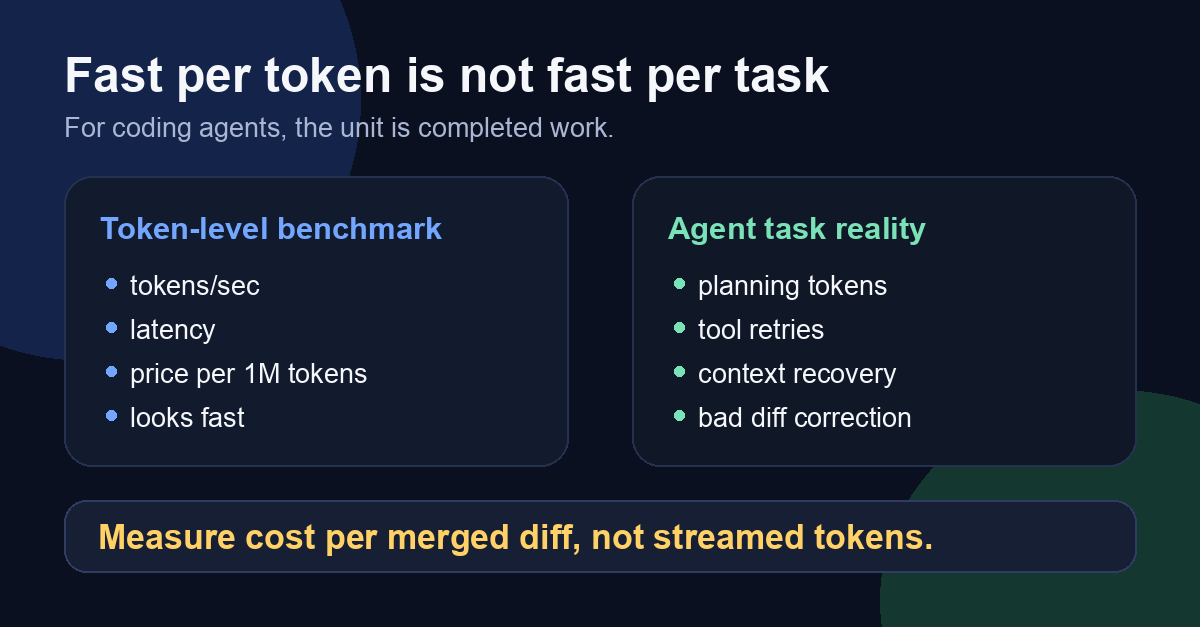

Python code for this plot:
"""
Visual card: Gemini Flash and cost per completed task.
Run: python assets/diagrams/2026-05-20-gemini-flash-cost-per-task.py
Output: assets/diagrams/2026-05-20-gemini-flash-cost-per-task.png
"""

from pathlib import Path

from PIL import Image, ImageDraw, ImageFont


OUT = Path(__file__).with_suffix(".png")
W, H = 1200, 627

BG = "#0B1020"
PANEL = "#121A2E"
PANEL_2 = "#101827"
BORDER = "#24314F"
TEXT = "#F5F7FB"
MUTED = "#AAB6D3"
BLUE = "#73A7FF"
GREEN = "#79E2B6"
YELLOW = "#FFD166"


def font(size: int, bold: bool = False) -> ImageFont.FreeTypeFont:
    candidates = [
        "/System/Library/Fonts/Supplemental/Arial Bold.ttf" if bold else "/System/Library/Fonts/Supplemental/Arial.ttf",
        "/Library/Fonts/Arial Bold.ttf" if bold else "/Library/Fonts/Arial.ttf",
        "/System/Library/Fonts/SFNS.ttf",
        "/usr/share/fonts/truetype/dejavu/DejaVuSans-Bold.ttf" if bold else "/usr/share/fonts/truetype/dejavu/DejaVuSans.ttf",
    ]
    for path in candidates:
        try:
            return ImageFont.truetype(path, size)
        except OSError:
            continue
    return ImageFont.load_default()


def rounded(draw: ImageDraw.ImageDraw, box, radius, fill, outline=None, width=1):
    draw.rounded_rectangle(box, radius=radius, fill=fill, outline=outline, width=width)


def bullet(draw: ImageDraw.ImageDraw, x: int, y: int, text: str, accent: str):
    draw.ellipse((x, y + 8, x + 10, y + 18), fill=accent)
    draw.text((x + 24, y), text, font=font(27), fill=TEXT)


img = Image.new("RGB", (W, H), BG)
draw = ImageDraw.Draw(img)

# Soft background accents.
draw.ellipse((-180, -160, 360, 360), fill="#13234A")
draw.ellipse((880, 390, 1350, 810), fill="#14372F")

margin = 64
draw.text((margin, 48), "Fast per token is not fast per task", font=font(48, True), fill=TEXT)
draw.text(
    (margin, 112),
    "For coding agents, the unit is completed work.",
    font=font(27),
    fill=MUTED,
)

left = (margin, 176, 568, 466)
right = (632, 176, W - margin, 466)
rounded(draw, left, 28, PANEL, BORDER, 2)
rounded(draw, right, 28, PANEL_2, BORDER, 2)

draw.text((left[0] + 36, left[1] + 34), "Token-level benchmark", font=font(31, True), fill=BLUE)
for idx, item in enumerate(["tokens/sec", "latency", "price per 1M tokens", "looks fast"]):
    bullet(draw, left[0] + 42, left[1] + 94 + idx * 44, item, BLUE)

draw.text((right[0] + 36, right[1] + 34), "Agent task reality", font=font(31, True), fill=GREEN)
for idx, item in enumerate(["planning tokens", "tool retries", "context recovery", "bad diff correction"]):
    bullet(draw, right[0] + 42, right[1] + 94 + idx * 44, item, GREEN)

rounded(draw, (margin, 500, W - margin, 572), 22, "#171F34", "#2E3D61", 2)
draw.text(
    (margin + 34, 518),
    "Measure cost per merged diff, not streamed tokens.",
    font=font(34, True),
    fill=YELLOW,
)

img.save(OUT, "PNG", optimize=True)
print(OUT)
